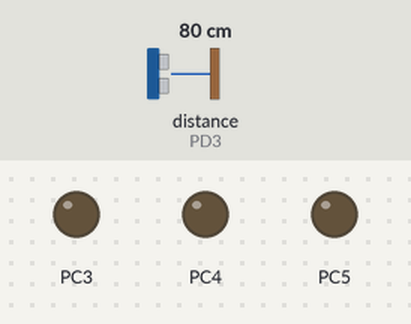
Bench run of a program on a simulated ATmega328P, built with avr-gcc and emulated at 8 MHz. On the bench: output pins drawn as LEDs (lit = HIGH). Wiring (inferred from the names in the program): ultrasonic range finder: trigger PD2; echo PD3. Inputs (shaded band) come from the test bench; at power-on: distance to the obstacle (sensor on PD3) 80 cm. The echo pulse lasts 58.3 µs per cm; pins used as bus, display or sensor lines are not drawn; what the program prints to the serial monitor is not drawn.

Above: at 1.2 s.
1.3 s: distance to the obstacle (sensor on PD3) set to 32 cm
2.8 s: distance to the obstacle (sensor on PD3) set to 27 cm
At 3.3 s:
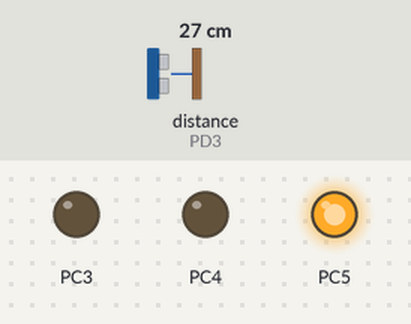
4.4 s: distance to the obstacle (sensor on PD3) set to 12 cm
5.9 s: distance to the obstacle (sensor on PD3) set to 9 cm
At 7.2 s:
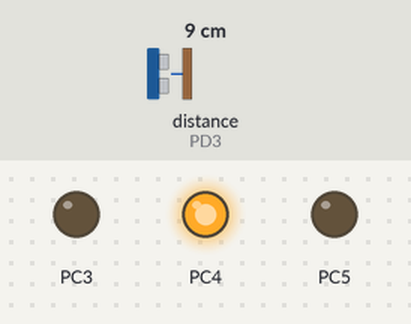
7.5 s: distance to the obstacle (sensor on PD3) set to 7 cm
9.0 s: distance to the obstacle (sensor on PD3) set to 4 cm
At 9.8 s:
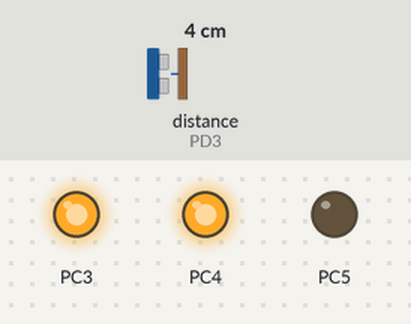
Timing chart, 0 to 11.6 s (numbered marks = the images above; inputs shaded):
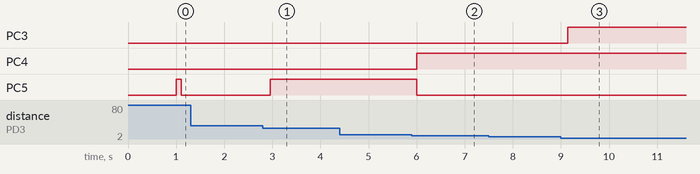

Measured:
- the behaviour switches between 31 and 30 cm on distance to the obstacle (sensor on PD3) (found by bisection; images 0 and 1)
- the behaviour switches between 11 and 10 cm on distance to the obstacle (sensor on PD3) (found by bisection; images 1 and 2)
- the behaviour switches between 6 and 5 cm on distance to the obstacle (sensor on PD3) (found by bisection; images 2 and 3)
- after the input at 1.3 s, every drawn part: stays the same
- after the input at 2.8 s, PC5: LOW → HIGH after 0.15 s
- after the input at 4.4 s, every drawn part: stays the same
- after the input at 5.9 s, PC4: LOW → HIGH after 0.11 s; PC5: HIGH → LOW after 0.11 s
- after the input at 7.5 s, every drawn part: stays the same
- after the input at 9.0 s, PC3: LOW → HIGH after 0.14 s

The program:

main.c
```c
/*
 * main.c
 *
 *  Created on: 23 lut 2018
 *      Author: Macko
 *
 *      PROGRAM OBS£UGUJ¥CY CZUJNIK DO POMIARU ODLEG£O CI
 */

#include <avr/io.h>
#include <util/delay.h>
#include <avr/interrupt.h>
#include <stdlib.h>
#include "UART_BIBL.h"


#define W_LED (1<<PC5);
#define Y_LED (1<<PC4);
#define R_LED (1<<PC3);

volatile int ilosc_przep;

float pomiar(void);

void wysylanie_do_uart(int watosc_pomiaru);

void zapalenie_diod(float wartosc);


int main(void){

	inicjacja();			// INICJACJA UART


	DDRD|=(1<<PD2);			//PD0 JAKO WYJSCIE TRIG
	DDRD&=~(1<<PD3);		//PD1 JAKO WEJSCIE ECHO

	//INICJACJA TIMERA 2 DO ZLICZANIA CZASU POMIARU
	TCCR2B|=(1<<CS21);//|(1<<CS21)|(1<<CS22);  // ustawienia preskalera 8
	TIMSK2|=(1<<TOIE2);						// uruchomienie przerwania przepe³nienia
	sei();

	DDRC|= (1<<PC5)|(1<<PC4)|(1<<PC3);	// DIODY JAKO WYJSCIA


	while(1){
		float wartosc_pomiaru = pomiar();
		_delay_ms(100);
		//wysylanie_do_uart(wartosc_pomiaru);
		zapalenie_diod(wartosc_pomiaru);


	}

}

// FUNKCJE POBOCZNE
float pomiar(void){
	long int ilosc_cykli=0;
			TCNT2=0;
			ilosc_przep=0;


			PORTD&=~(1<<PD3);	//STAN NISKI NA ECHO


			PORTD|=(1<<PD2);	//STAN WYSOKI NA TRIG
			_delay_us(10);
			PORTD&=~(1<<PD2);	//wy³acz trig
			while(!(PIND & (1<<PD3)));
			while((PIND & (1<<PD3))){
				TCCR2B|=(1<<CS21);		//START POMIARU
			}
			TCCR2B=0;					// STOP POMIARU
			ilosc_cykli = TCNT2+ilosc_przep*0xFF;
			float wartosc_w_cm=ilosc_cykli*340.3/20000;
			return wartosc_w_cm;


}

void wysylanie_do_uart(int watosc_pomiaru){
				char wartosc_do_uart[4];
				dtostrf(watosc_pomiaru,2, 0,wartosc_do_uart);


				//itoa(ilosc_cykli,wartosc_do_uart,10);
				WYSYLANIE_TEXTU(wartosc_do_uart);
				WYSYLANIE_TEXTU("\n");
				_delay_ms(500);

}

void zapalenie_diod(float wartosc){

if(wartosc<5 && wartosc >0){
	PORTC|=R_LED;
	PORTC&=~W_LED;
	PORTC|=Y_LED;
}else if(wartosc<10){
	PORTC|=Y_LED;
	PORTC&=~R_LED;
	PORTC&=~W_LED;
	}else if(wartosc >10 && wartosc<30){
		PORTC|=W_LED;
		PORTC&=~Y_LED;
		PORTC&=~R_LED;
	}else{
		PORTC&=~W_LED;
		PORTC&=~Y_LED;
		PORTC&=~R_LED;
	}
}

// PRZERWANIA
ISR(TIMER2_OVF_vect){

	ilosc_przep++;
}
```

UART_BIBL.h
```c
#ifndef UART_BIBL
#define UART_BIBL


/* BIBLIOTEKA SLUZY DO PRZESYLANIA DANYCH Z MIKROKONTROLERA DO KOMPUTERA PRZEZ MODUL UART

aby zainicjowac modul wystarczy tylko wywolac funkcje inicjacja()

*/


#include<avr/io.h>
#include<avr/interrupt.h>
#include<util/delay.h>

#define CLK 8000000
#define baud 9600
#define REJESTR_CZAS CLK/16/baud-1

#define ROZMIAR_BUFORA 32
#define Buff_Mask 31 // 0b00011111 ograniczenie z góry


//definicje funkcji
void USART_INIT(unsigned int);
void USART_WYSYLANIE(char);
void WYSYLANIE_TEXTU(char*);
char GET_BYTE(void);

//definicje zmiennych
volatile char BUFOR[ROZMIAR_BUFORA];
volatile uint8_t GORA_BUFORA;
volatile uint8_t DOL_BUFORA;
volatile uint8_t stan;


void inicjacja (void){

	USART_INIT(REJESTR_CZAS);

	DDRC&=~(1<<PC5);
	PORTC|=(1<<PC5);
	UCSR0B|=(1<<RXCIE0);
	//zezwolenie na uruchamianie przerwan
		sei();

	WYSYLANIE_TEXTU("TEST UART: WORKING\n\n");// WYSLANIE TEKSTU STARTOWEGO TESTOWEGO

}

void USART_INIT (unsigned int predkosc){
	//wyslanie predkosci transmisji
	UBRR0L=(unsigned char)predkosc;
	UBRR0H=(unsigned char)(predkosc>>8);
	//ustawienie przesy³u 8 bitowego 1 bit stopu
	UCSR0C |= (1<UCSZ01)|(1<<UCSZ00);
	//wlaczenie transmitowania i odbierania danych
	UCSR0B|=(1<<TXEN0)|(1<<RXEN0);
	//wlaczenie przerwania gdy przeslane dane
	//UCSR0B|=(1<<TXCIE0);
	}

void USART_WYSYLANIE(char dane){
		while(!UDRE0);
		UDR0 = dane;
		_delay_ms(50);
	}

void WYSYLANIE_TEXTU(char* tekst){
		while(*tekst){
			USART_WYSYLANIE(*tekst);
			tekst++;
		}
}

// funkcja pobierajaca bajt z bufora i zmniejszajaca dol bufora
char GET_BYTE(void){

	if(GORA_BUFORA==DOL_BUFORA) return 0;
	DOL_BUFORA=(DOL_BUFORA+1)&Buff_Mask;
	return BUFOR[DOL_BUFORA];
}

ISR(USART_RX_vect){
	uint8_t tmp_GORA;
	char data;
	data=UDR0;

	tmp_GORA=(GORA_BUFORA+1)&Buff_Mask;
	if(tmp_GORA==DOL_BUFORA){
		//error
	}else{
		GORA_BUFORA=tmp_GORA;
		BUFOR[tmp_GORA]=data;
		if(data == '\n')
		{
			stan=1;
		}
	}
}

#endif // UART_BIBL
```
